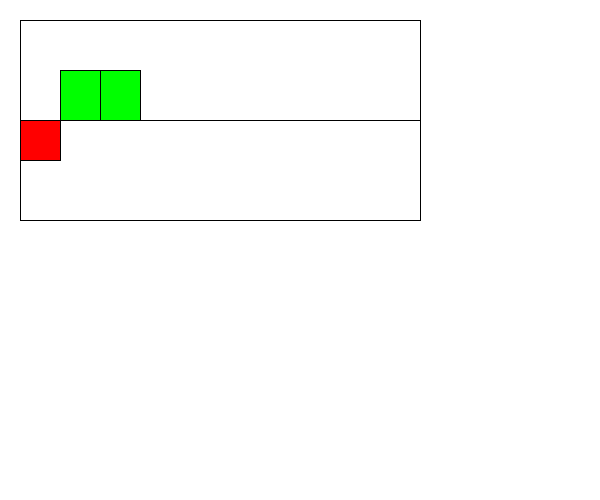
Frame 1 (no input)
Frame 60 (the mouse pressed at the canvas centre just before this capture): identical to frame 1, image omitted
Frame 120 (the mouse held since frame 60 and released just before this capture): identical to frame 1, image omitted

The Processing sketch that drew this single still picture (run headless with seeded random() and noise(); from frame 60 on, the mouse is pressed at the canvas centre):

// Processing sketch: Section1
// ── Section1.pde
int MAX_VALUE = 100;
int MIN_VALUE = -100;
Visualizer v;

/*You are simulating a visualizer of multiple values
 You need to create a display method first. 
 Then you can make a method that changes the values each time the update is called. 
 */
class Visualizer {
  float x, y;
  float [] values;
  float [] speeds;
  Visualizer(float x, float y) {
    this.x = x;
    this.y = y;
    values = new float[10];
    speeds = new float[10];
    for (int i = 0; i < values.length; i++) {
      values[i] = random(-99, 99);
      speeds[i] = random(2);
    }
  }

  void display() {
    //draw the bars equally spaced inside this box. 
    //You can assume 10, but it would be even better 
    //if you could modify it to be larger increments.
    fill(255);
    rect(x, y, 400, 200);
    //This is a 200x400 box.
    //The width of the visualizer is 400! This rect is the border

    //the line is the 0 y-value, the top is 100, the bottom is -100
    line(x, y+100, x+400, y+100);

    //You need to use a loop. You need to make the HEIGHT of the bars 
    //the values in the array.
    //Negative values are red, and go below the line.
    //Positive values are green and go above the line.

    //???WRITE THIS METHOD FIRST!!!
    //THESE ARE WRONG: They just illustrate how they could look
    fill(255, 0, 0);
    rect(x, y+100, 40, 40);
    fill(0, 255, 0);
    rect(x+40, y+50, 40, 50);
    rect(x+80, y+50, 40, 50);


    //Width of the visualizer is 400!

  
  }
  void update() {
    //???WRITE THIS METHOD SECOND!!!
    for (int i = 0; i < values.length; i++) {
      values[i] += speeds[i]; //the speed updates the values. Do not touch this.
      //??? keep them values between max/min value so they stay in the box.

      //??? reverse the speeds so the bar oscillates up/down when it reaches max/min

      
    }
  }
}

void setup() {
  size(600, 500);
  v = new Visualizer(20, 20);
}
void draw() {
  background(255);
  v.display();
  v.update();
}
